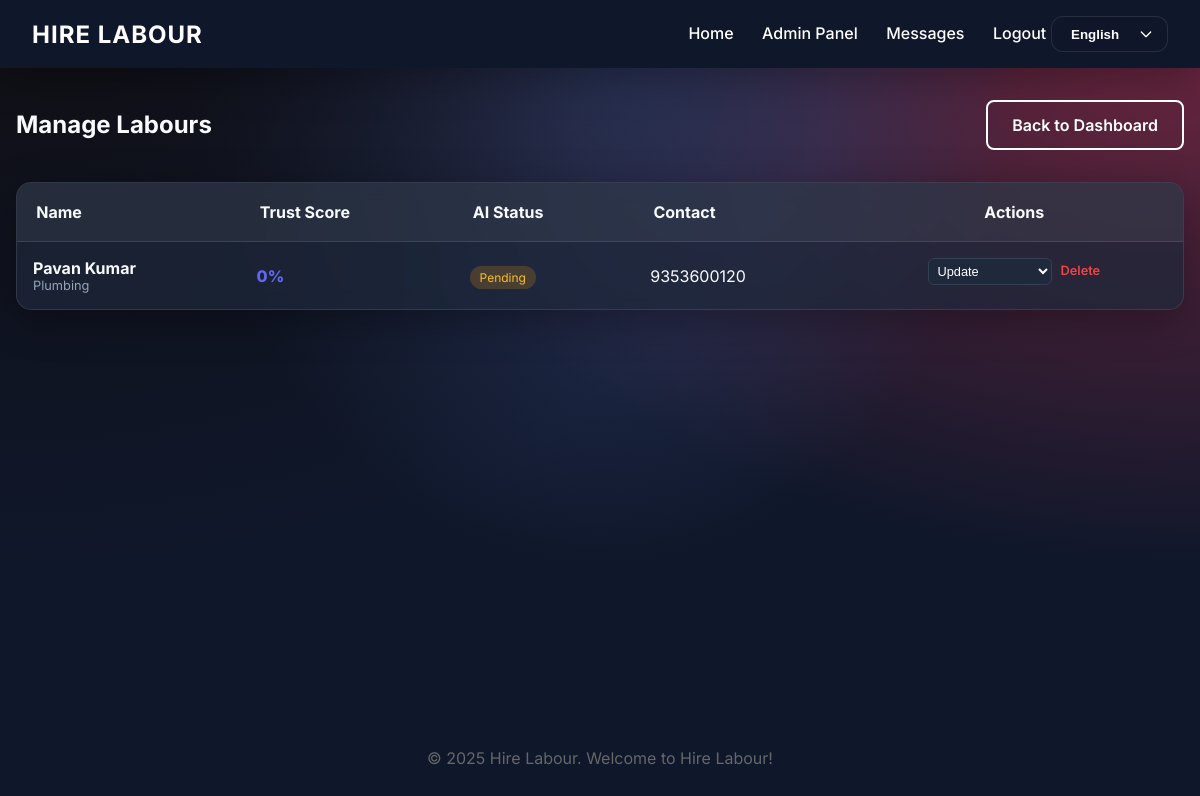
Page /admin/manage_labours (signed in) on the committed database.
### hire_labour_python/models.py (models this page shows, shortened)
class Labour(db.Model, UserMixin):
    __tablename__ = 'labours'
    labour_id = db.Column(db.Integer, primary_key=True)
    username = db.Column(db.String(50), unique=True, nullable=False)
    password = db.Column(db.String(255), nullable=False)
    full_name = db.Column(db.String(100), nullable=False)
    email = db.Column(db.String(100), unique=True, nullable=False)
    phone = db.Column(db.String(15), nullable=False)
    service_offered = db.Column(db.String(100), nullable=False)
    address = db.Column(db.Text)
    profile_image = db.Column(db.String(255))
    id_card_image = db.Column(db.String(255))
    selfie_image = db.Column(db.String(255))
    face_encoding = db.Column(db.Text)
    trust_score = db.Column(db.Integer, default=0)
    status = db.Column(db.String(20), default='Pending') # Verified, Suspicious, Fake, Pending
    registration_date = db.Column(db.DateTime, default=datetime.utcnow)
    feedbacks = db.relationship('Feedback', backref='labour', lazy=True)

### hire_labour_python/app.py (the view)
@app.route('/admin/manage_labours')
@login_required
def manage_labours():
    if session.get('user_role') != 'admin':
        return redirect(url_for('index'))
    return render_template('admin/manage_labours.html', labours=Labour.query.all())

### hire_labour_python/app.py (called while the page is built)
@login_manager.user_loader
def load_user(user_id):
    try:
        if user_id.startswith('admin_'):
            return Admin.query.get(int(user_id.split('_')[1]))
        elif user_id.startswith('labour_'):
            return Labour.query.get(int(user_id.split('_')[1]))
        elif user_id.startswith('public_'):
            return Public.query.get(int(user_id.split('_')[1]))
    except:
        return None
    return None

@app.context_processor
def inject_lang():
    lang = session.get('lang', 'en')
    en = TRANSLATIONS['en']
    current = TRANSLATIONS.get(lang, en)
    merged = {**en, **current}
    return dict(lang=lang, t=merged)

### hire_labour_python/templates/admin/manage_labours.html (shortened to what this page needs)
{% extends 'base.html' %}
{% block content %}
<div style="display: flex; justify-content: space-between; align-items: center; margin-bottom: 2rem;">
    <h2>Manage Labours</h2>
    <a href="{{ url_for('admin_dashboard') }}" class="btn btn-outline" style="color: white; border-color: white;">Back
        to Dashboard</a>
</div>
<div class="card" style="padding: 0; overflow: hidden;">
    <div style="overflow-x: auto;">
        <table style="width: 100%; border-collapse: collapse;">
            <thead style="background: rgba(255,255,255,0.05);">
                <tr>
                    <th style="padding: 1.2rem; text-align: left;">Name</th>
                    <th style="padding: 1.2rem; text-align: left;">Trust Score</th>
                    <th style="padding: 1.2rem; text-align: left;">AI Status</th>
                    <th style="padding: 1.2rem; text-align: left;">Contact</th>
                    <th style="padding: 1.2rem; text-align: center;">Actions</th>
                </tr>
            </thead>
            <tbody>
                {% for labour in labours %}
                <tr style="border-top: 1px solid var(--glass-border);">
                    <td style="padding: 1rem;">
                        <div style="font-weight: 700;">{{ labour.full_name }}</div>
                        <div style="font-size: 0.8rem; color: #94a3b8;">{{ labour.service_offered }}</div>
                    </td>
                    <td style="padding: 1rem;">
                        <div style="font-weight: 800; color: #6366f1;">{{ labour.trust_score }}%</div>
                    </td>
                    <td style="padding: 1rem;">
                        {% if labour.status == 'Verified' %}
                            <span style="background: rgba(34, 197, 94, 0.2); color: #4ade80; padding: 4px 10px; border-radius: 20px; font-size: 0.75rem;">VERIFIED</span>
                        {% elif labour.status == 'Fake' %}
                            <span style="background: rgba(239, 68, 68, 0.2); color: #f87171; padding: 4px 10px; border-radius: 20px; font-size: 0.75rem;">FAKE</span>
                        {% else %}
                            <span style="background: rgba(245, 158, 11, 0.2); color: #fbbf24; padding: 4px 10px; border-radius: 20px; font-size: 0.75rem;">{{ labour.status }}</span>
                        {% endif %}
                    </td>
                    <td style="padding: 1rem;">{{ labour.phone }}</td>
                    <td style="padding: 1rem; text-align: center; display: flex; gap: 0.5rem; justify-content: center;">
                        <form action="{{ url_for('update_labour_status', id=labour.labour_id) }}" method="POST" style="display: inline;">
                            <select name="status" onchange="this.form.submit()" style="background: #1e293b; color: white; border: 1px solid #334155; padding: 4px; border-radius: 6px; font-size: 0.8rem;">
                                <option value="" selected disabled>Update</option>
                            </select>
                        </form>
                        <a href="{{ url_for('delete_user', type='labour', id=labour.labour_id) }}"
                           style="color: #ef4444; text-decoration: none; font-size: 0.8rem; font-weight: 600; margin-top: 5px;"
                           onclick="return confirm('Delete this professional?')">Delete</a>
                    </td>
                </tr>
                {% endfor %}
            </tbody>
        </table>
    </div>
</div>
{% endblock %}

### hire_labour_python/templates/base.html (shortened to what this page needs)
<!DOCTYPE html>
<html lang="{{ lang }}">
<head>
    <link rel="stylesheet" href="{{ url_for('static', filename='css/style.css') }}">
</head>
<body>
    <header>
        <div class="logo">HIRE LABOUR</div>
        <nav>
            <a href="{{ url_for('index') }}">Home</a>
            {% if current_user.is_authenticated %}
            {% if session.get('user_role') == 'public' %}
            <a href="{{ url_for('public_dashboard') }}">Dashboard</a>
            {% elif session.get('user_role') == 'labour' %}
            <a href="{{ url_for('labour_dashboard') }}">Dashboard</a>
            {% elif session.get('user_role') == 'admin' %}
            <a href="{{ url_for('admin_dashboard') }}">{{ t['admin_panel'] }}</a>
            {% endif %}
            <a href="{{ url_for('messages') }}">Messages</a>
            <a href="{{ url_for('logout') }}">{{ t['logout'] }}</a>
            {% else %}
            <a href="{{ url_for('login') }}">{{ t['login'] }}</a>
            {% endif %}
            <select class="lang-selector" onchange="location = this.value;">
                <option value="{{ url_for('set_lang', lang='en') }}" {% if lang=='en' %}selected{% endif %}>English
                </option>
            </select>
        </nav>
    </header>
    <div class="container">
        {% block content %}{% endblock %}
    </div>
    <footer style="text-align: center; padding: 2rem; color: #666;">
        &copy; 2025 Hire Labour. {{ t['welcome'] }}
    </footer>
</body>
</html>

### hire_labour_python/static/css/style.css (style rules this page uses)
:root { --primary-color: #0f172a; --secondary-color: #fbbf24; --accent-color: #10b981; --bg-color: #0f172a; --text-color: #f8fafc; --glass-bg: rgba(30, 41, 59, 0.7); --glass-border: rgba(255, 255, 255, 0.1); --shadow: 0 10px 40px 0 rgba(0, 0, 0, 0.3); }
* { box-sizing: border-box; margin: 0; padding: 0; }
body { font-family: 'Inter', 'Outfit', sans-serif; background: radial-gradient(at 0% 0%, hsla(253, 16%, 7%, 1) 0, transparent 50%), radial-gradient(at 50% 0%, hsla(225, 39%, 30%, 1) 0, transparent 50%), radial-gradient(at 100% 0%, hsla(339, 49%, 30%, 1) 0, transparent 50%); background-color: var(--bg-color); background-attachment: fixed; color: var(--text-color); min-height: 100vh; display: flex; flex-direction: column; }
header { background: var(--primary-color); color: white; padding: 1rem 2rem; display: flex; justify-content: space-between; align-items: center; box-shadow: var(--shadow); }
.logo { font-size: 1.5rem; font-weight: 700; letter-spacing: 1px; }
nav a { color: white; text-decoration: none; margin-left: 1.5rem; font-weight: 500; transition: color 0.3s; }
.container { flex: 1; max-width: 1200px; margin: 0 auto; padding: 2rem 1rem; width: 100%; }
.card { background: var(--glass-bg); backdrop-filter: blur(10px); -webkit-backdrop-filter: blur(10px); border: 1px solid var(--glass-border); border-radius: 15px; padding: 1.5rem; box-shadow: var(--shadow); transition: transform 0.3s, box-shadow 0.3s; }
.btn { padding: 0.8rem 1.5rem; border-radius: 8px; border: none; font-weight: 600; cursor: pointer; transition: all 0.3s; text-decoration: none; display: inline-block; }
.btn-outline { border: 2px solid white; color: white; background: transparent; }
.lang-selector { background: rgba(15, 23, 42, 0.8); color: white; border: 1px solid var(--glass-border); padding: 0.6rem 1.2rem; border-radius: 12px; cursor: pointer; font-weight: 600; outline: none; transition: all 0.3s ease; appearance: none; background-repeat: no-repeat; background-position: right 0.8rem center; background-size: 1rem; padding-right: 2.5rem; }
.lang-selector option { background: var(--primary-color); color: white; padding: 10px; }

### rows in the picture
Labour: full_name "Pavan Kumar", service_offered "Plumbing", trust_score "0", status "Pending", phone "9353600120"

### other values in the picture
{{ t['admin_panel'] }} "Admin Panel"
{{ t['logout'] }} "Logout"
{{ t['welcome'] }} "Welcome to Hire Labour!"
